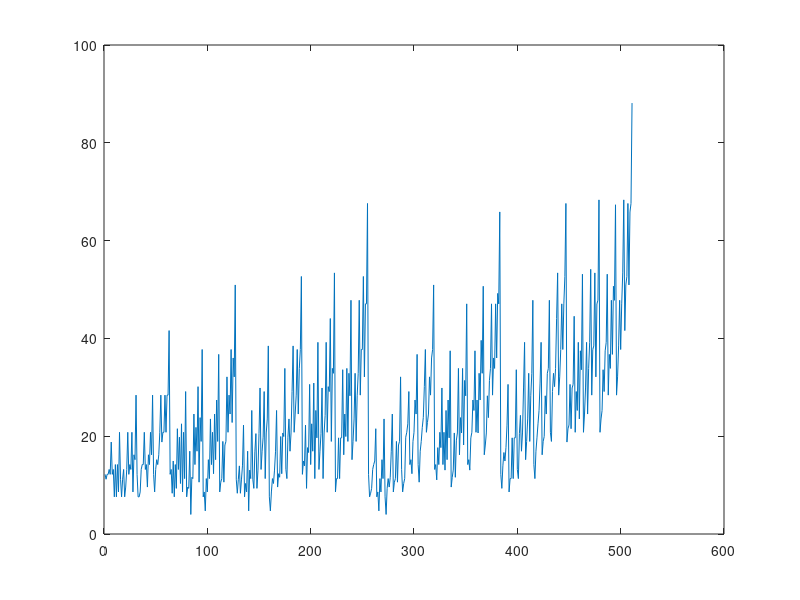

The MATLAB source for this figure:
clear;
%% TSP problem simplify
% syms x11 x12 x13 x14 x21 x22 x23 x24 x31 x32 x33 x34 x41 x42 x43 x44 A B;
% syms m11 m12 m13 m14 m21 m22 m23 m24 m31 m32 m33 m34 m41 m42 m43 m44
% h=A*((1-x22-x32-x42)^2+(1-x23-x33-x43)^2+(1-x24-x34-x44)^2+(1-x22-x23-x24)^2+(1-x32-x33-x34)^2+(1-x42-x43-x44)^2)+...
%     B*(x22+x32+x42+x24+x34+x44+x22*x33+x23*x34+x32*x23+x33*x24+x32*x43+x33*x44+x42*x33+x43*x34+1.732*(x22*x43+x23*x44+x42*x23+x43*x24));
% h1=subs(h,{x22, x23, x24, x32, x33, x34, x42, x43, x44},{(m22+1)/2,(m23+1)/2,(m24+1)/2,(m32+1)/2,(m33+1)/2,(m34+1)/2,(m42+1)/2,(m43+1)/2,(m44+1)/2});
% h2=expand(h1)

%% energy 
for i=1:1:511
    x22=bitget(i,1);
    x23=bitget(i,2);
    x24=bitget(i,3);
    x32=bitget(i,4);
    x33=bitget(i,5);
    x34=bitget(i,6);
    x42=bitget(i,7);
    x43=bitget(i,8);
    x44=bitget(i,9);
    
    Energy(i)=2.8*((1-x22-x23-x24)^2+(1-x32-x33-x34)^2+(1-x42-x43-x44)^2+(1-x22-x32-x42)^2+(1-x23-x33-x43)^2+(1-x24-x34-x44)^2)+...
            1*(x22+x32+x42+x24+x34+x44+x22*x33+x23*x34+x32*x23+x33*x24+x32*x43+x33*x44+x42*x33+x43*x34+1.732*(x22*x43+x23*x44+x42*x23+x43*x24));
end
plot(Energy)